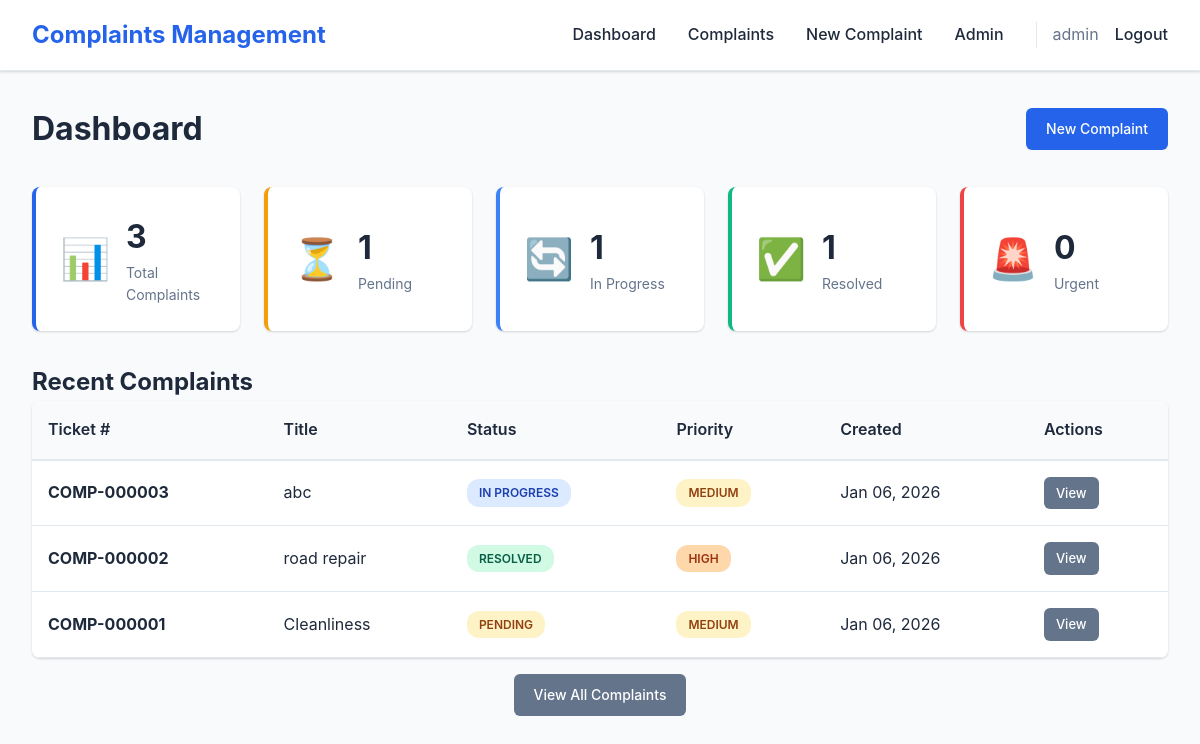
Page /api/ (signed in) on the committed database.
### complaints/models.py (models this page shows, shortened)
class Complaint(models.Model):
    STATUS_CHOICES = [
        ('pending', 'Pending'),
        ('in_progress', 'In Progress'),
        ('resolved', 'Resolved'),
        ('closed', 'Closed'),
        ('rejected', 'Rejected'),
    ]
    PRIORITY_CHOICES = [
        ('low', 'Low'),
        ('medium', 'Medium'),
        ('high', 'High'),
        ('urgent', 'Urgent'),
    ]
    ticket_number = models.CharField(max_length=20, unique=True, editable=False)
    title = models.CharField(max_length=200)
    description = models.TextField()
    category = models.ForeignKey(ComplaintCategory, on_delete=models.SET_NULL, null=True, blank=True)
    status = models.CharField(max_length=20, choices=STATUS_CHOICES, default='pending')
    priority = models.CharField(max_length=20, choices=PRIORITY_CHOICES, default='medium')
    created_by = models.ForeignKey(User, on_delete=models.CASCADE, related_name='complaints_created')
    assigned_to = models.ForeignKey(User, on_delete=models.SET_NULL, null=True, blank=True, related_name='complaints_assigned')
    created_at = models.DateTimeField(auto_now_add=True)
    updated_at = models.DateTimeField(auto_now=True)
    resolved_at = models.DateTimeField(null=True, blank=True)
    location = models.CharField(max_length=200, blank=True)
    contact_email = models.EmailField(blank=True)
    contact_phone = models.CharField(max_length=20, blank=True)
    attachment = models.FileField(upload_to='complaint_attachments/', blank=True, null=True)
    resolution_notes = models.TextField(blank=True)
    class Meta:
        ordering = ['-created_at']
        indexes = [
            models.Index(fields=['status']),
            models.Index(fields=['priority']),
            models.Index(fields=['created_at']),
        ]

### complaints/views.py (the view)
# urls.py: path('', views.dashboard, name='dashboard'),
@login_required
def dashboard(request):
    user = request.user
    complaints = Complaint.objects.all()
    if not user.is_staff:
        complaints = complaints.filter(created_by=user)
    stats = {
        'total': complaints.count(),
        'pending': complaints.filter(status='pending').count(),
        'in_progress': complaints.filter(status='in_progress').count(),
        'resolved': complaints.filter(status='resolved').count(),
        'urgent': complaints.filter(priority='urgent', status__in=['pending', 'in_progress']).count(),
    }
    recent_complaints = complaints.order_by('-created_at')[:10]
    status_distribution = complaints.values('status').annotate(count=Count('id'))
    context = {
        'stats': stats,
        'recent_complaints': recent_complaints,
        'status_distribution': list(status_distribution),
        'is_staff': user.is_staff,
    }
    return render(request, 'complaints/dashboard.html', context)

### templates/complaints/dashboard.html (shortened to what this page needs)
{% extends 'complaints/base.html' %}
{% block content %}
<div class="dashboard-container">
    <div class="page-header">
        <h1>Dashboard</h1>
        <a href="{% url 'create_complaint' %}" class="btn btn-primary">New Complaint</a>
    </div>
    <div class="stats-grid">
        <div class="stat-card stat-total">
            <div class="stat-icon">📊</div>
            <div class="stat-info">
                <h3>{{ stats.total }}</h3>
                <p>Total Complaints</p>
            </div>
        </div>
        <div class="stat-card stat-pending">
            <div class="stat-icon">⏳</div>
            <div class="stat-info">
                <h3>{{ stats.pending }}</h3>
                <p>Pending</p>
            </div>
        </div>
        <div class="stat-card stat-progress">
            <div class="stat-icon">🔄</div>
            <div class="stat-info">
                <h3>{{ stats.in_progress }}</h3>
                <p>In Progress</p>
            </div>
        </div>
        <div class="stat-card stat-resolved">
            <div class="stat-icon">✅</div>
            <div class="stat-info">
                <h3>{{ stats.resolved }}</h3>
                <p>Resolved</p>
            </div>
        </div>
        <div class="stat-card stat-urgent">
            <div class="stat-icon">🚨</div>
            <div class="stat-info">
                <h3>{{ stats.urgent }}</h3>
                <p>Urgent</p>
            </div>
        </div>
    </div>
    <div class="dashboard-content">
        <div class="dashboard-section">
            <h2>Recent Complaints</h2>
            <div class="table-container">
                <table class="data-table">
                    <thead>
                        <tr>
                            <th>Ticket #</th>
                            <th>Title</th>
                            <th>Status</th>
                            <th>Priority</th>
                            <th>Created</th>
                            <th>Actions</th>
                        </tr>
                    </thead>
                    <tbody>
                        {% for complaint in recent_complaints %}
                        <tr>
                            <td><strong>{{ complaint.ticket_number }}</strong></td>
                            <td>{{ complaint.title|truncatewords:10 }}</td>
                            <td><span class="status-badge status-{{ complaint.status }}">{{ complaint.get_status_display }}</span></td>
                            <td><span class="priority-badge priority-{{ complaint.priority }}">{{ complaint.get_priority_display }}</span></td>
                            <td>{{ complaint.created_at|date:"M d, Y" }}</td>
                            <td><a href="{% url 'complaint_detail' complaint.ticket_number %}" class="btn btn-sm btn-secondary">View</a></td>
                        </tr>
                        {% empty %}
                        <tr>
                            <td colspan="6" class="text-center">No complaints found</td>
                        </tr>
                        {% endfor %}
                    </tbody>
                </table>
            </div>
            <div class="text-center mt-3">
                <a href="{% url 'complaints_list' %}" class="btn btn-secondary">View All Complaints</a>
            </div>
        </div>
    </div>
</div>
{% endblock %}

### templates/complaints/base.html (shortened to what this page needs)
<!DOCTYPE html>
<html lang="en">
<head>
    <link rel="stylesheet" href="/static/css/style.css">
</head>
<body>
    {% if user.is_authenticated %}
    <nav class="navbar">
        <div class="nav-container">
            <div class="nav-brand">
                <h2>Complaints Management</h2>
            </div>
            <ul class="nav-menu">
                <li><a href="{% url 'dashboard' %}">Dashboard</a></li>
                <li><a href="{% url 'complaints_list' %}">Complaints</a></li>
                <li><a href="{% url 'create_complaint' %}">New Complaint</a></li>
                {% if user.is_staff %}
                <li><a href="/admin/">Admin</a></li>
                {% endif %}
                <li class="nav-user">
                    <span>{{ user.get_full_name|default:user.username }}</span>
                    <a href="{% url 'logout' %}">Logout</a>
                </li>
            </ul>
        </div>
    </nav>
    {% endif %}
    <main class="main-content">
        {% block content %}{% endblock %}
    </main>
</body>
</html>

### static/css/style.css (style rules this page uses)
* { margin: 0; padding: 0; box-sizing: border-box; }
:root { --primary-color: #2563eb; --primary-dark: #1e40af; --secondary-color: #64748b; --success-color: #10b981; --warning-color: #f59e0b; --danger-color: #ef4444; --info-color: #3b82f6; --bg-color: #f8fafc; --card-bg: #ffffff; --text-primary: #1e293b; --text-secondary: #64748b; --border-color: #e2e8f0; --shadow: 0 1px 3px 0 rgba(0, 0, 0, 0.1), 0 1px 2px 0 rgba(0, 0, 0, 0.06); --shadow-lg: 0 10px 15px -3px rgba(0, 0, 0, 0.1), 0 4px 6px -2px rgba(0, 0, 0, 0.05); }
body { font-family: -apple-system, BlinkMacSystemFont, 'Segoe UI', Roboto, 'Helvetica Neue', Arial, sans-serif; background-color: var(--bg-color); color: var(--text-primary); line-height: 1.6; }
.navbar { background: var(--card-bg); border-bottom: 1px solid var(--border-color); box-shadow: var(--shadow); position: sticky; top: 0; z-index: 1000; }
.nav-container { max-width: 1400px; margin: 0 auto; padding: 1rem 2rem; display: flex; justify-content: space-between; align-items: center; }
.nav-brand h2 { color: var(--primary-color); font-size: 1.5rem; }
.nav-menu { display: flex; list-style: none; gap: 2rem; align-items: center; }
.nav-menu a { text-decoration: none; color: var(--text-primary); font-weight: 500; transition: color 0.2s; }
.nav-user { display: flex; align-items: center; gap: 1rem; padding-left: 1rem; border-left: 1px solid var(--border-color); }
.nav-user span { color: var(--text-secondary); }
.main-content { min-height: calc(100vh - 80px); padding: 2rem; }
.page-container, .dashboard-container { max-width: 1400px; margin: 0 auto; }
.page-header { display: flex; justify-content: space-between; align-items: center; margin-bottom: 2rem; }
.page-header h1 { font-size: 2rem; color: var(--text-primary); }
.btn { display: inline-block; padding: 0.625rem 1.25rem; border: none; border-radius: 6px; font-size: 0.875rem; font-weight: 500; text-decoration: none; cursor: pointer; transition: all 0.2s; text-align: center; }
.btn-primary { background: var(--primary-color); color: white; }
.btn-secondary { background: var(--secondary-color); color: white; }
.btn-sm { padding: 0.375rem 0.75rem; font-size: 0.8125rem; }
.stats-grid { display: grid; grid-template-columns: repeat(auto-fit, minmax(200px, 1fr)); gap: 1.5rem; margin-bottom: 2rem; }
.stat-card { background: var(--card-bg); border-radius: 8px; padding: 1.5rem; box-shadow: var(--shadow); display: flex; align-items: center; gap: 1rem; transition: transform 0.2s; }
.stat-icon { font-size: 2.5rem; }
.stat-info h3 { font-size: 2rem; margin: 0; color: var(--text-primary); }
.stat-info p { margin: 0; color: var(--text-secondary); font-size: 0.875rem; }
.stat-total { border-left: 4px solid var(--primary-color); }
.stat-pending { border-left: 4px solid var(--warning-color); }
.stat-progress { border-left: 4px solid var(--info-color); }
.stat-resolved { border-left: 4px solid var(--success-color); }
.stat-urgent { border-left: 4px solid var(--danger-color); }
.table-container { background: var(--card-bg); border-radius: 8px; box-shadow: var(--shadow); overflow-x: auto; }
.data-table { width: 100%; border-collapse: collapse; }
.data-table thead { background: var(--bg-color); }
.data-table th { padding: 1rem; text-align: left; font-weight: 600; color: var(--text-primary); border-bottom: 2px solid var(--border-color); }
.data-table td { padding: 1rem; border-bottom: 1px solid var(--border-color); }
.text-center { text-align: center; }
.status-badge, .priority-badge { display: inline-block; padding: 0.25rem 0.75rem; border-radius: 12px; font-size: 0.75rem; font-weight: 600; text-transform: uppercase; }
.status-pending { background: #fef3c7; color: #92400e; }
.status-in_progress { background: #dbeafe; color: #1e40af; }
.status-resolved { background: #d1fae5; color: #065f46; }
.priority-medium { background: #fef3c7; color: #92400e; }
.priority-high { background: #fed7aa; color: #9a3412; }
.mt-3 { margin-top: 1rem; }

### rows in the picture
Complaint: ticket_number "COMP-000003", title "abc", status "IN PROGRESS", priority "MEDIUM", created_at "Jan 06, 2026"
Complaint: ticket_number "COMP-000002", title "road repair", status "RESOLVED", priority "HIGH", created_at "Jan 06, 2026"
Complaint: ticket_number "COMP-000001", title "Cleanliness", status "PENDING", priority "MEDIUM", created_at "Jan 06, 2026"

### other values in the picture
{{ user.get_full_name|default:user.username }} "admin"
{{ stats.total }} "3"
{{ stats.pending }} "1"
{{ stats.in_progress }} "1"
{{ stats.resolved }} "1"
{{ stats.urgent }} "0"
